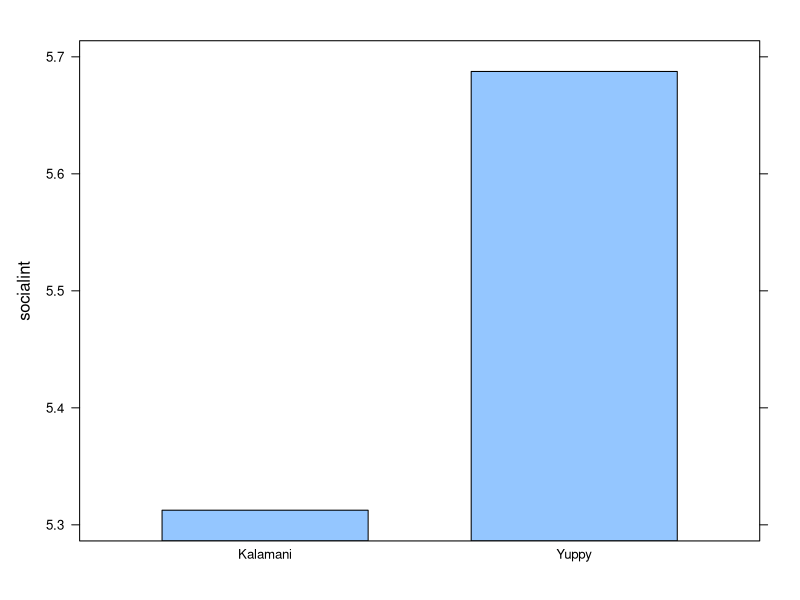
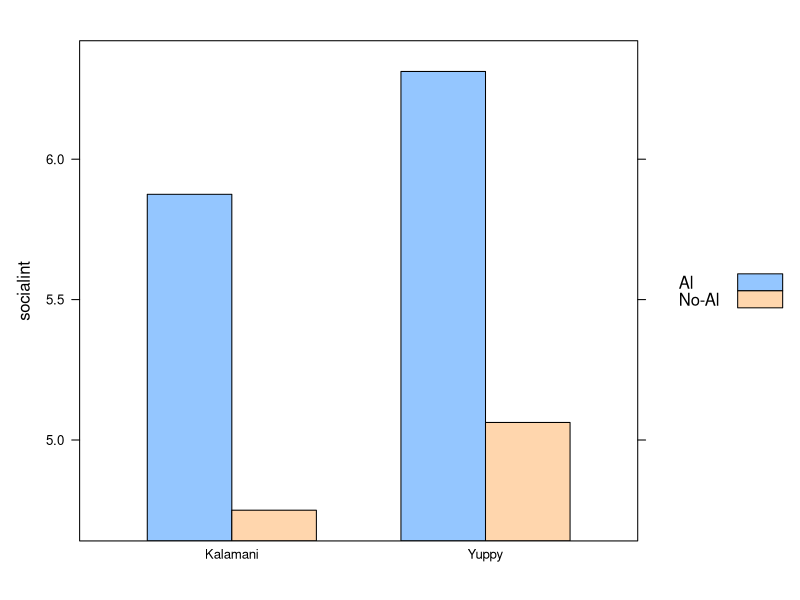
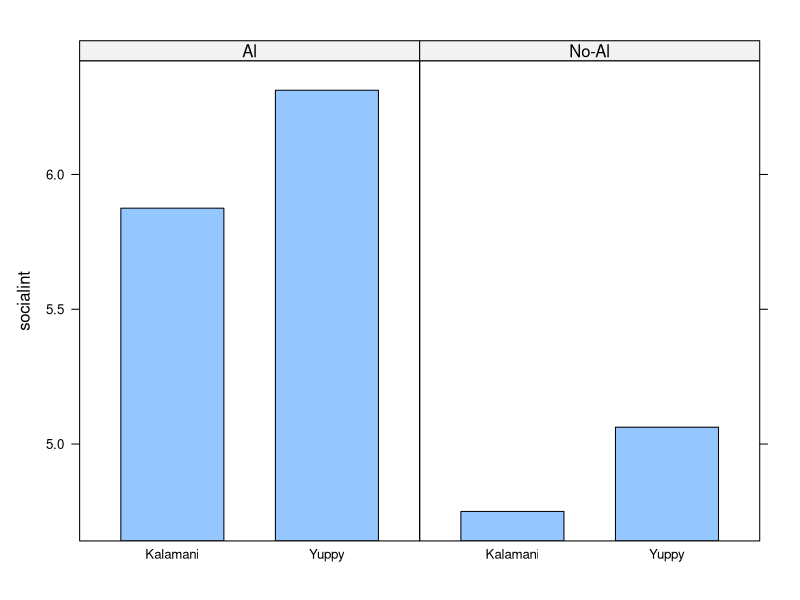
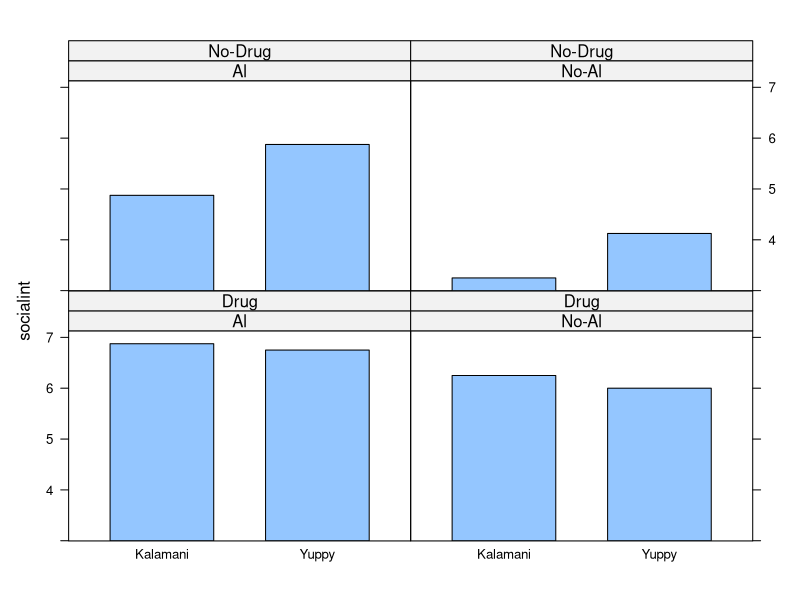
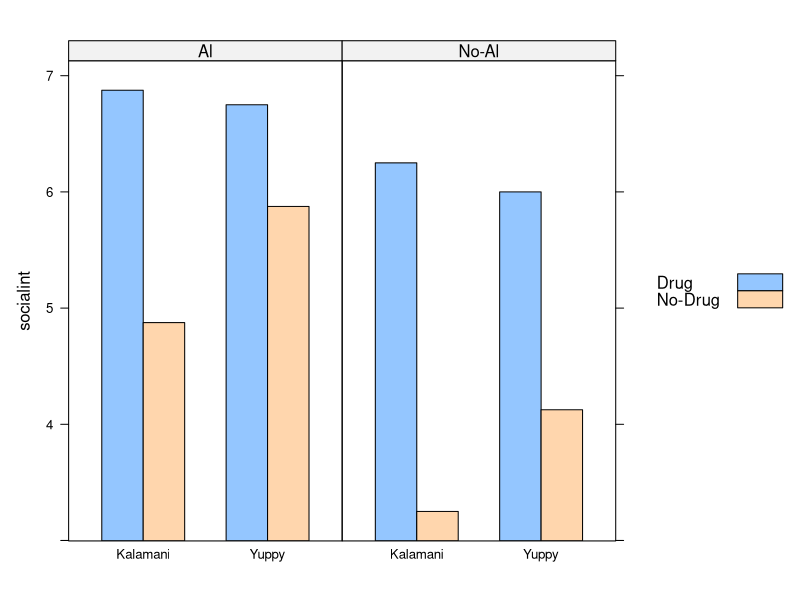
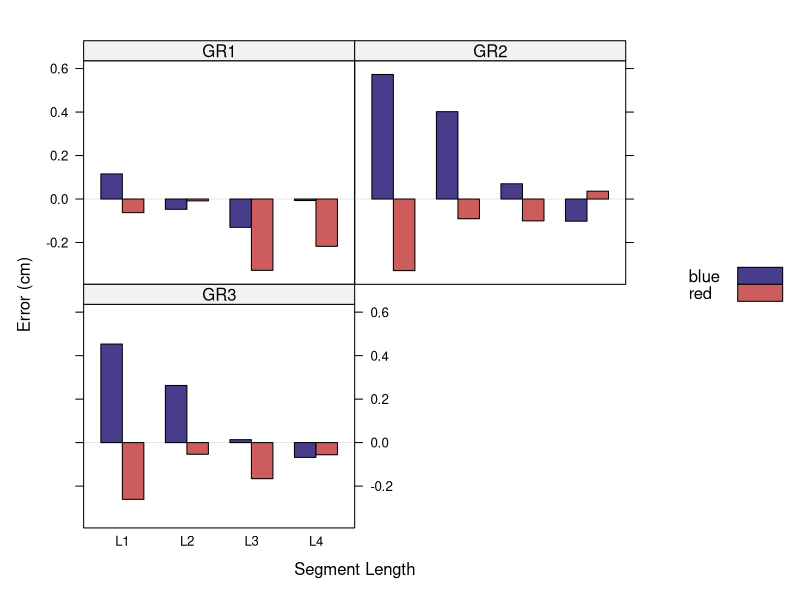
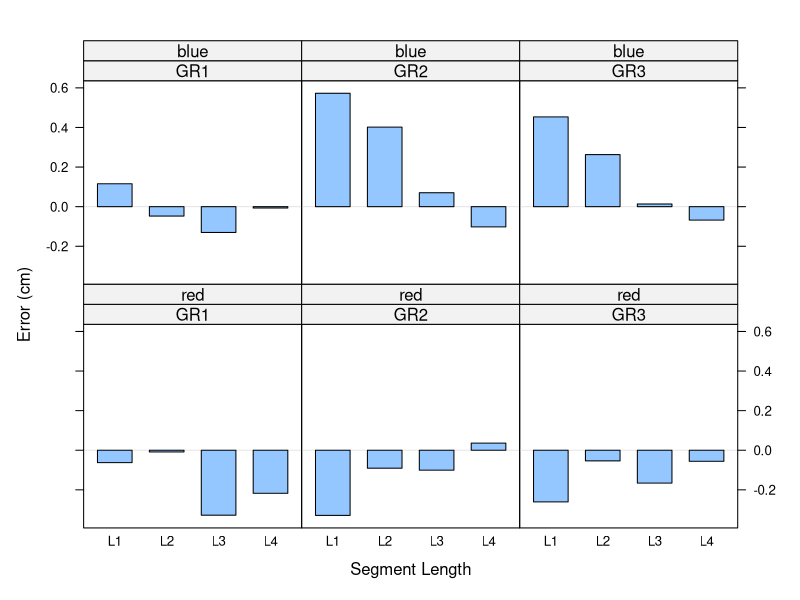
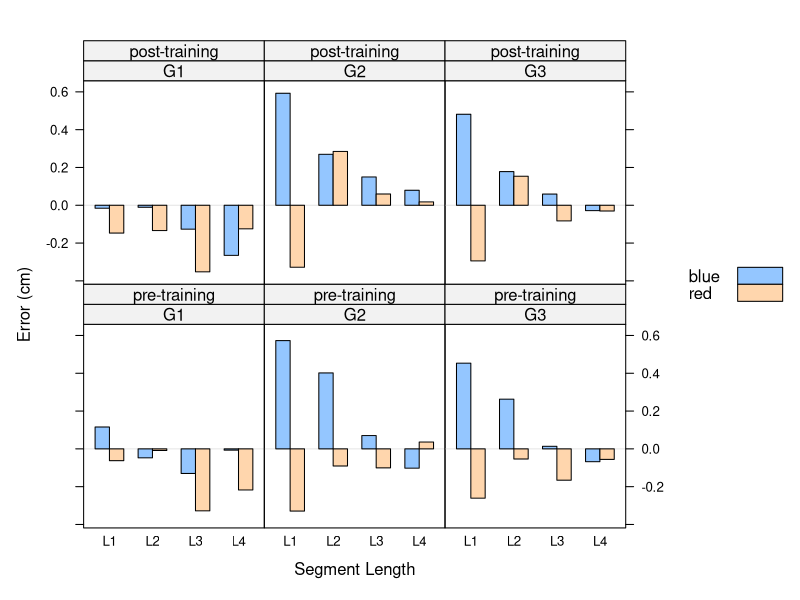

R code for these plots, in order:
## ---- chunk 1
knitr::opts_chunk$set(fig.width=6, fig.height=6)
## ---- chunk 2
dats <- read.table("datasets/rats_trellis.txt", header=TRUE)
dats$subj <- as.factor(dats$subj)
head(dats)
## ---- chunk 3
bySpec <- aggregate(dats$socialint, 
                    by=list(species=dats$species), FUN=mean)
names(bySpec)[which(names(bySpec)=="x")] <- "socialint"
bySpec
## ---- chunk 4
library(lattice)
##trellis.device() #optional
pl1 <- barchart(socialint ~ species, data=bySpec)
print(pl1)
## ---- chunk 5
bySpecAl <- aggregate(dats$socialint, 
                      by=list(species=dats$species, 
                          alcohol=dats$alcohol), FUN=mean)
names(bySpecAl)[which(names(bySpecAl)=="x")] <- "socialint"
## ---- chunk 6
pl2 <- barchart(socialint ~ species, groups=alcohol, 
                 data=bySpecAl, auto.key=TRUE)
print(pl2)
## ---- chunk 7
pl3 <- barchart(socialint ~ species | alcohol, data=bySpecAl)
print(pl3)
## ---- chunk 8
bySpecAlDrug <- aggregate(dats$socialint, 
                          by=list(species=dats$species, 
                          alcohol=dats$alcohol, drug=dats$drug), 
                          FUN=mean)
names(bySpecAlDrug)[which(names(bySpecAlDrug)=="x")] <- "socialint"
pl4 <- barchart(socialint ~ species | alcohol * drug, 
                data=bySpecAlDrug)
print(pl4)
## ---- chunk 9
pl5 <- barchart(socialint ~ species | alcohol, 
                groups=drug, data=bySpecAlDrug,
                auto.key=TRUE)
print(pl5)
## ---- chunk 10
dats <- read.table("datasets/line_matching.txt", header=TRUE)
#trellis.device()
oldpar <- trellis.par.get("superpose.polygon")
trellis.par.set(superpose.polygon = 
list(col = c("darkslateblue", "indianred")))
myGraph <- barchart(error ~ length | group, groups=color, 
           data=dats, origin=0, ylab="Error (cm)", 
           xlab="Segment Length", 
           auto.key=TRUE, as.table=TRUE)
print(myGraph)
trellis.par.set(superpose.polygon = oldpar)
## ---- chunk 11
barchart(error ~ length | group * color, 
         data=dats, origin=0, ylab="Error (cm)", xlab="Segment Length", 
         auto.key=TRUE, as.table=TRUE)

## ---- chunk 12
dats = read.table("datasets/line_matching_training.txt", header=TRUE)
myGraph <- barchart(error ~ length | group * session, groups=color, 
                    data=dats, origin=0, ylab="Error (cm)", 
                    xlab="Segment Length", 
                    auto.key=TRUE, as.table=TRUE)
print(myGraph)
## ---- chunk 13
x = rnorm(20)
y = rnorm(20)
treat = factor(rep(c("A", "B"), each=10))
xyplot(y~x|treat, strip=strip.custom(factor.levels=c("Group A", "Group B")))
## ---- chunk 14
levels(treat) = c("Group A", "Group B")
## ---- chunk 15
cnd = factor(rep(c("I", "II"), 10))

customstrip = function(which.given, ..., factor.levels){
    levs = if (which.given==1){
        c("Group A", "Group B")
    } else if  (which.given==2){
        c("Cnd. I", "Cnd. II")
    }
    strip.default(which.given, ..., factor.levels = levs)
}
xyplot(y~x | treat + cnd, strip=customstrip, as.table=TRUE)
## ---- chunk 16
log10Ticks = function(lim, onlyMajor=FALSE){
    minPow = floor(log10(lim[1]))
    maxPow = ceiling(log10(lim[2]))
    powSeq = seq(minPow, maxPow)
    majTicks = 10^powSeq
    minTicks = numeric()
    for (i in 1:length(majTicks)){
        bb = (1:10)/10;
        minTicks = c(minTicks, (bb*10^powSeq[i]))
    }
    if (onlyMajor==TRUE){
        axSeq = majTicks
    } else {
        axSeq = minTicks
    }
    axSeq = axSeq[lim[1] <= axSeq & axSeq <= lim[2]]
    return(axSeq)
}
## ---- chunk 17
yscale.components.log10 = function(lim, ...){ #the function is automatically passed the limits of the panel as an argument
    ans = yscale.components.default(lim = lim, ...) #retrieve default parameters
    tick.at = log10Ticks(10^lim, onlyMajor=FALSE) #compute major and minor tick locations
    tick.at.major = log10Ticks(10^lim, onlyMajor=TRUE) #compute major tick locations only
    major = tick.at %in% tick.at.major #which are the major ticks?
    ans$left$ticks$at = log10(tick.at) #where the ticks should be position
    ans$left$ticks$tck = ifelse(major, 1.5, 0.75) #set tick length, depending on whether minor or major
    ans$left$labels$at = log10(tick.at) #labels location
    ans$left$labels$labels = as.character(tick.at) #set tick labels
    ans$left$labels$labels[!major] = "" #set minor tick labels as empty
    ans$left$labels$check.overlap = FALSE
    return(ans)
}
## ---- chunk 18
x = c("cnd1", "cnd2")
y = c(0.4, 80)
dat = data.frame(x=x, y=y)
xyplot(y~x, data=dat,
       scales=list(y=list(log=10)),
       yscale.components = yscale.components.log10)
## ---- chunk 19
oldpar <- trellis.par.get("superpose.symbol")
trellis.par.set(superpose.symbol = 
                list(col = c("darkslateblue", 
                "indianred"), pch=19))
dotplot(error ~ length | group, groups=color, 
        data=dats, origin=0, ylab="Error (cm)", 
        xlab="Segment Length", auto.key=TRUE, 
        aspect=1, as.table=TRUE)
## ---- chunk 20
panel.hRefDotplot <- function(x, y, ref=NULL, ...){
panel.dotplot(x, y, ...)
panel.abline(h=ref, ...)
}
## ---- chunk 21
dotplot(error ~ length | group, groups=color, 
        data=dats, origin=0, ylab="Error (cm)", 
        xlab="Segment Length", auto.key=TRUE, aspect=1, 
        as.table=TRUE, ref=0, panel=panel.hRefDotplot)
